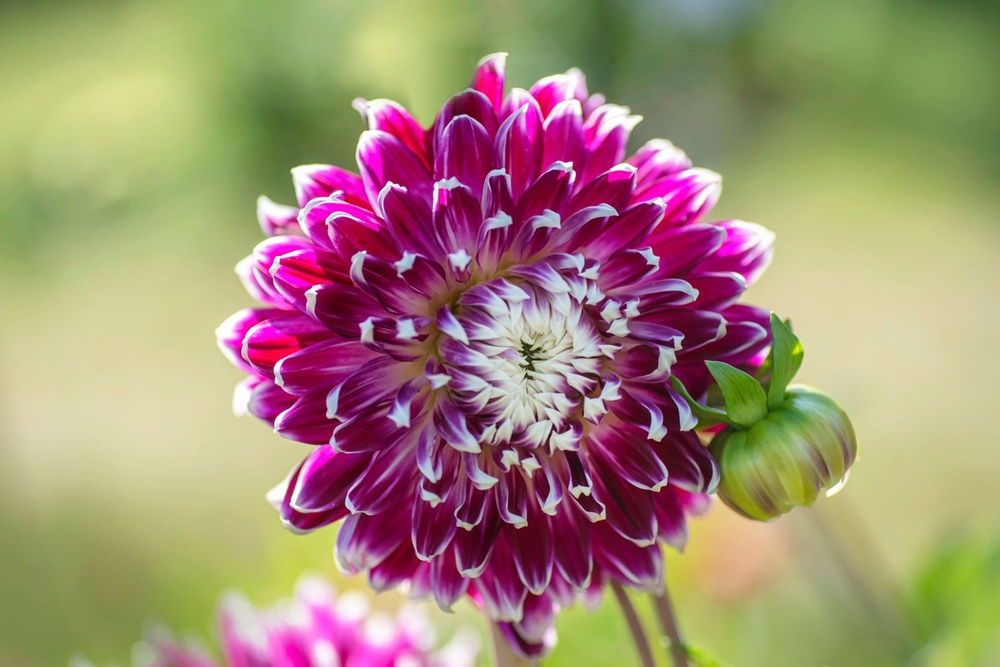
#> input picture 7thSemLab/IP/images/flower.jpg, 1000 x 667 px, shrunk from 1500 x 1001 before the run; its folder holds only this picture in this run
$ jupyter execute image_operations.ipynb
#> lines starting #> are read from the running program, lines starting #| are printed output that depends on the picture
[cell 1]
from PIL import Image
import os
import shutil

Import [PIL][def] The Python Imaging Library adds image processing capabilities to your Python interpreter, os, shutil.

[def]: https://pillow.readthedocs.io/en/stable/

[cell 2]
def print_image(path, cpfolder):
#> called with path = 'images/flower.jpg', cpfolder = 'images2'
    img = Image.open(path)
#> img is the input picture: PIL image 1000x667 RGB; mean R, G, B 162.4, 140, 116.9
    img.show()
    print("\n\n", path)
    print("Image Size", img.size)
#| Image Size (1000, 667)
    print("Image Mod", img.mode)
#| Image Mod RGB
    print("Image Format", img.format)
#| Image Format JPEG
    r_channel, g_channel, b_channel = img.split()
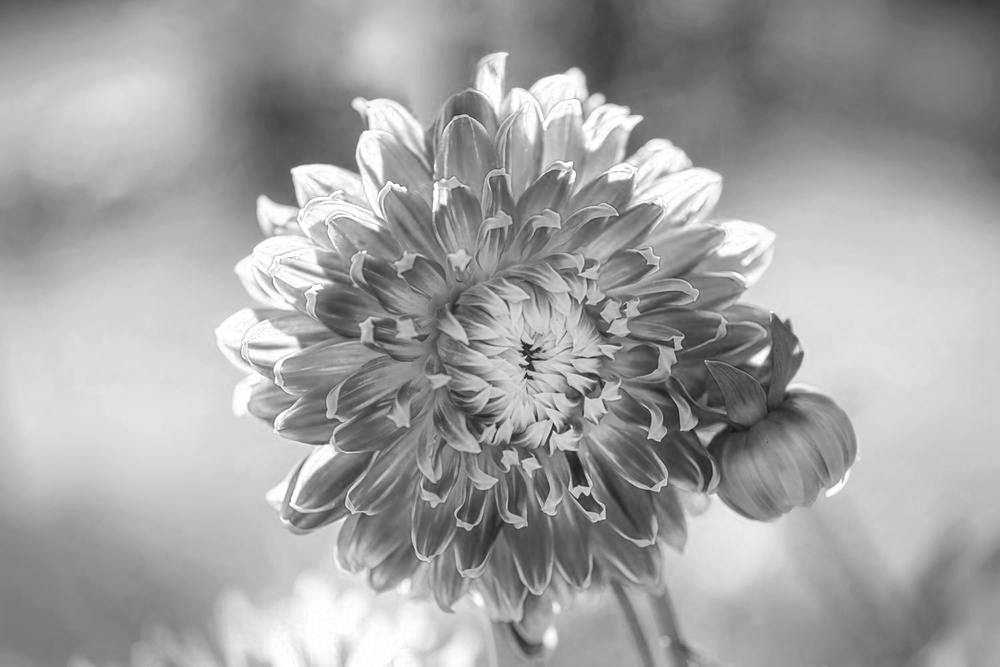
#> r_channel: PIL image 1000x667 L; min 21, max 255, mean 162.4
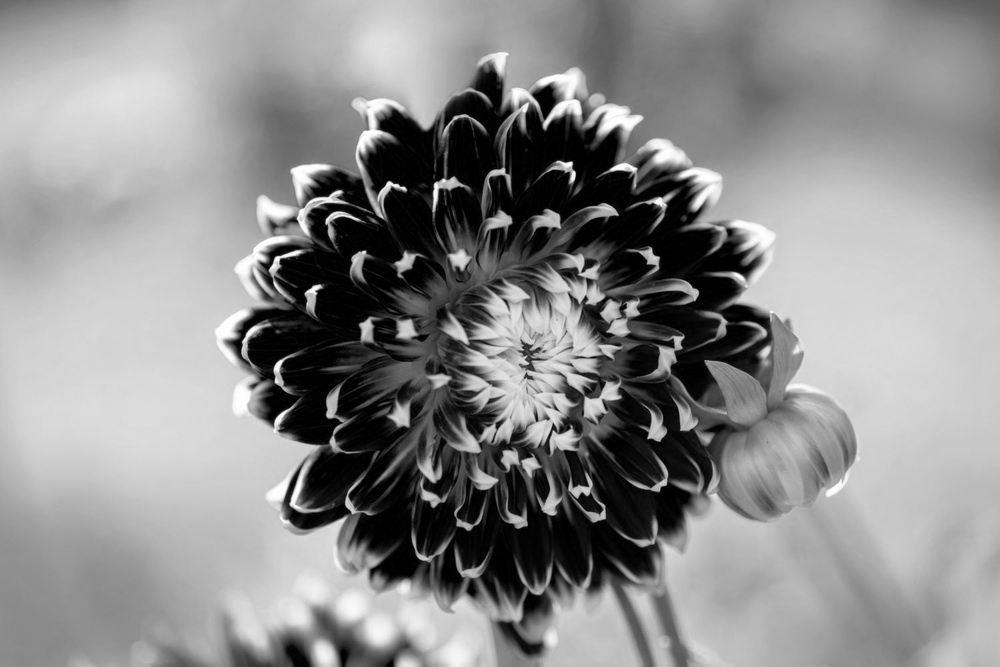
#> g_channel: PIL image 1000x667 L; min 0, max 255, mean 140
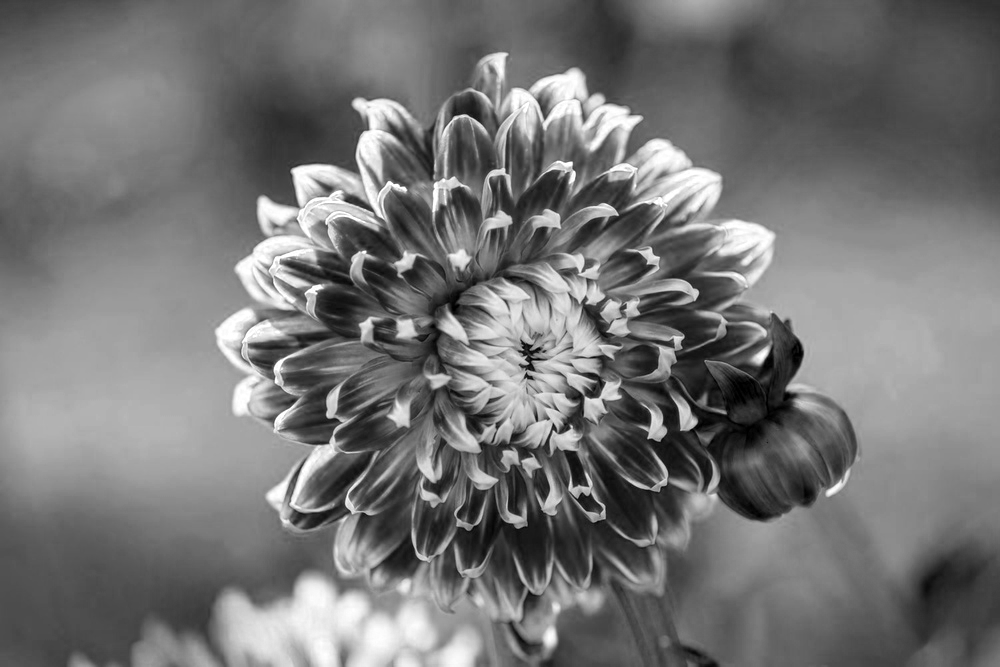
#> b_channel: PIL image 1000x667 L; min 0, max 255, mean 116.9
    pixel_data = list(img.getdata())
#> pixel_data = 667000 items
    first_pixel_color = pixel_data[0]
#> first_pixel_color = (84, 102, 60)
    print("Color of first pixel", first_pixel_color)
#| Color of first pixel (84, 102, 60)
    print(f"{r_channel=},\n {g_channel=}, \n {b_channel=}")
#| r_channel=<PIL.Image.Image image mode=L size=1000x667 at 0x7FA6E2A5FED0>,
#|  g_channel=<PIL.Image.Image image mode=L size=1000x667 at 0x7FA6E2A5FF10>,
#|  b_channel=<PIL.Image.Image image mode=L size=1000x667 at 0x7FA6E2A5FF50>
    os.makedirs(cpfolder, exist_ok=True) #Create folder if it does't exist
    shutil.copy(path, cpfolder) #Copy file to cpfolder

$ run again, on 7thSemLab/IP/images/flower1.jpeg
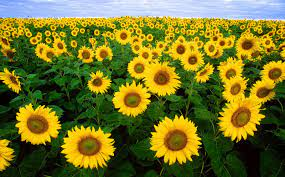
#> input picture 7thSemLab/IP/images/flower1.jpeg, 285 x 177 px
#> in print_image, img is the input picture: PIL image 285x177 RGB; mean R, G, B 116.1, 115.1, 38.8
#| Image Size (285, 177)
#| Image Mod RGB
#| Image Format JPEG
#> in print_image, `r_channel, g_channel, b_channel = img.split()`:
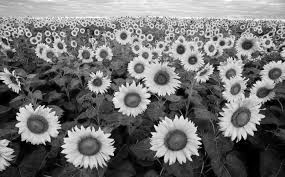
#> g_channel: PIL image 285x177 L; min 0, max 255, mean 115.1
#> in print_image, `r_channel, g_channel, b_channel = img.split()`:
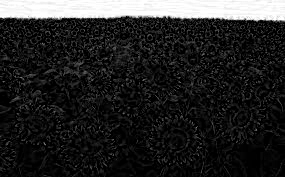
#> b_channel: PIL image 285x177 L; min 0, max 255, mean 38.8
#> pixel_data = 50445 items
#> first_pixel_color = (123, 161, 244)
#| Color of first pixel (123, 161, 244)
#| r_channel=<PIL.Image.Image image mode=L size=285x177 at 0x7FA6E2A83A10>,
#|  g_channel=<PIL.Image.Image image mode=L size=285x177 at 0x7FA6E2A88F10>,
#|  b_channel=<PIL.Image.Image image mode=L size=285x177 at 0x7FA6E2A88F50>

$ run again, on 7thSemLab/IP/images/flower2.jpeg
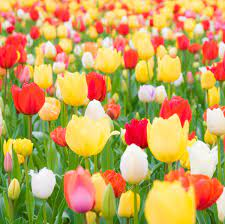
#> input picture 7thSemLab/IP/images/flower2.jpeg, 225 x 224 px
#> in print_image, img is the input picture: PIL image 225x224 RGB; mean R, G, B 196.9, 161.9, 89
#| Image Size (225, 224)
#| Image Mod RGB
#| Image Format JPEG
#> in print_image, `r_channel, g_channel, b_channel = img.split()`:
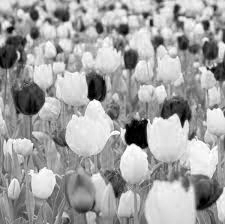
#> g_channel: PIL image 225x224 L; min 0, max 255, mean 161.9
#> in print_image, `r_channel, g_channel, b_channel = img.split()`:
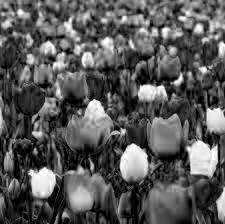
#> b_channel: PIL image 225x224 L; min 0, max 255, mean 89
#> pixel_data = 50400 items
#> first_pixel_color = (255, 221, 167)
#| Color of first pixel (255, 221, 167)
#| r_channel=<PIL.Image.Image image mode=L size=225x224 at 0x7FA6E2A7DD10>,
#|  g_channel=<PIL.Image.Image image mode=L size=225x224 at 0x7FA6E2A8A710>,
#|  b_channel=<PIL.Image.Image image mode=L size=225x224 at 0x7FA6E2A8A750>
